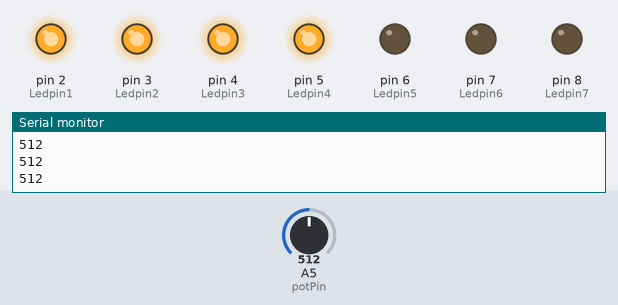
Recording of a sketch running on a simulated Arduino Uno, built with avr-gcc and run on an emulated ATmega328P. Parts: output pins drawn as LEDs (lit = HIGH), the last lines printed to the serial monitor. Inputs (shaded band) come from the test bench; at power-on: A5 (potPin) = 512.

Above: at 1.2 s.
1.3 s: A5 (potPin) set to 451
2.8 s: A5 (potPin) set to 427
At 3.8 s:
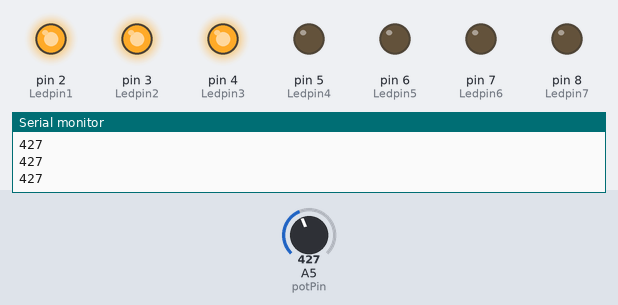
4.3 s: A5 (potPin) set to 596
At 4.9 s:
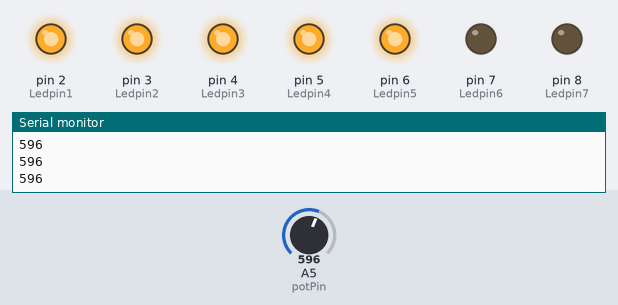
5.8 s: A5 (potPin) set to 708
7.3 s: A5 (potPin) set to 737
At 8.4 s:
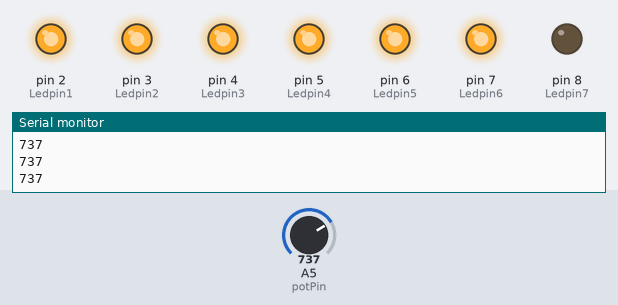
8.8 s: A5 (potPin) set to 716
At 9.6 s:
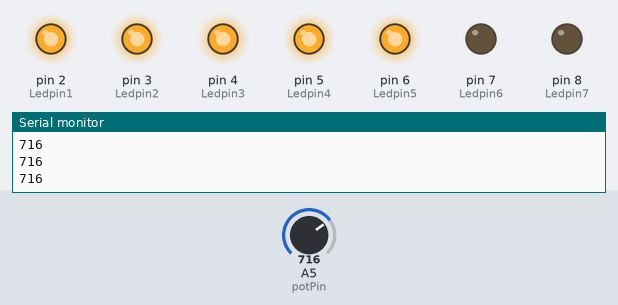
Timing chart, 0 to 11.3 s (numbered marks = the images above; inputs shaded):
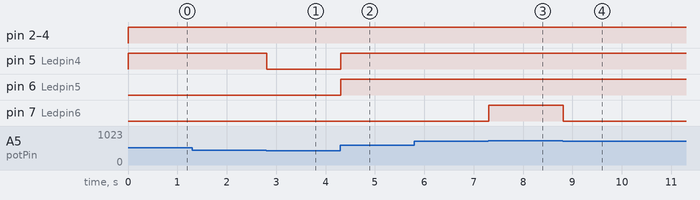

Measured:
- the behaviour switches between 439 and 438 on A5 (potPin) (found by bisection; images 0 and 1)
- the behaviour switches between 724 and 725 on A5 (potPin) (found by bisection; images 2 and 3)
- after the input at 2.8 s, pin 5 (Ledpin4): HIGH → LOW at once
- after the input at 4.3 s, pin 5 (Ledpin4), pin 6 (Ledpin5): LOW → HIGH at once
- after the input at 7.3 s, pin 7 (Ledpin6): LOW → HIGH at once
- after the input at 8.8 s, pin 7 (Ledpin6): HIGH → LOW at once

The sketch:

sketch_sep15a.ino
```cpp
//onderdelen aanspreken
int potPin = A5;
int Ledpin1 = 2;
int Ledpin2 = 3;
int Ledpin3 = 4;
int Ledpin4 = 5;
int Ledpin5 = 6;
int Ledpin6 = 7;
int Ledpin7 = 8;

void setup()
{
  //wat je van elk onderdeel wil meten
  pinMode(potPin, INPUT);
  pinMode(Ledpin1, OUTPUT);
  pinMode(Ledpin2, OUTPUT);
  pinMode(Ledpin3, OUTPUT);
  pinMode(Ledpin4, OUTPUT);
  pinMode(Ledpin5, OUTPUT);
  pinMode(Ledpin6, OUTPUT);
  pinMode(Ledpin7, OUTPUT);
  //seriele monitor aanzetten
  Serial.begin(9600);


}

void loop()
{
  //graden van de potmeter uitlezen
  int potMeasure = analogRead(A5);
  //graden in log zetten
  Serial.println(potMeasure);
    //lampjes aan of uitzetten als graden groter of kleiner zijn dan de getallen
    if (potMeasure < 30)
    {
      digitalWrite(Ledpin1, LOW);
      digitalWrite(Ledpin2, LOW);
      digitalWrite(Ledpin3, LOW);
      digitalWrite(Ledpin4, LOW);
      digitalWrite(Ledpin5, LOW);
      digitalWrite(Ledpin6, LOW);
      digitalWrite(Ledpin7, LOW);
    }
    else if (potMeasure < 146)
    {
      digitalWrite(Ledpin1, HIGH);
      digitalWrite(Ledpin2, LOW);
      digitalWrite(Ledpin3, LOW);
      digitalWrite(Ledpin4, LOW);
      digitalWrite(Ledpin5, LOW);
      digitalWrite(Ledpin6, LOW);
      digitalWrite(Ledpin7, LOW);
    }else if (potMeasure < 293)
    {
      digitalWrite(Ledpin1, HIGH);
      digitalWrite(Ledpin2, HIGH);
      digitalWrite(Ledpin3, LOW);
      digitalWrite(Ledpin4, LOW);
      digitalWrite(Ledpin5, LOW);
      digitalWrite(Ledpin6, LOW);
      digitalWrite(Ledpin7, LOW);
    }else if (potMeasure < 439)
    {
      digitalWrite(Ledpin1, HIGH);
      digitalWrite(Ledpin2, HIGH);
      digitalWrite(Ledpin3, HIGH);
      digitalWrite(Ledpin4, LOW);
      digitalWrite(Ledpin5, LOW);
      digitalWrite(Ledpin6, LOW);
      digitalWrite(Ledpin7, LOW);
    }else if (potMeasure < 586)
    {
      digitalWrite(Ledpin1, HIGH);
      digitalWrite(Ledpin2, HIGH);
      digitalWrite(Ledpin3, HIGH);
      digitalWrite(Ledpin4, HIGH);
      digitalWrite(Ledpin5, LOW);
      digitalWrite(Ledpin6, LOW);
      digitalWrite(Ledpin7, LOW);
    }else if (potMeasure < 725){
      digitalWrite(Ledpin1, HIGH);
      digitalWrite(Ledpin2, HIGH);
      digitalWrite(Ledpin3, HIGH);
      digitalWrite(Ledpin4, HIGH);
      digitalWrite(Ledpin5, HIGH);
      digitalWrite(Ledpin6, LOW);
      digitalWrite(Ledpin7, LOW);
    }
    else if (potMeasure < 879)
    {
      digitalWrite(Ledpin1, HIGH);
      digitalWrite(Ledpin2, HIGH);
      digitalWrite(Ledpin3, HIGH);
      digitalWrite(Ledpin4, HIGH);
      digitalWrite(Ledpin5, HIGH);
      digitalWrite(Ledpin6, HIGH);
      digitalWrite(Ledpin7, LOW);
     }else if (potMeasure < 1024)
     {
      digitalWrite(Ledpin1, HIGH);
      digitalWrite(Ledpin2, HIGH);
      digitalWrite(Ledpin3, HIGH);
      digitalWrite(Ledpin4, HIGH);
      digitalWrite(Ledpin5, HIGH);
      digitalWrite(Ledpin6, HIGH);
      digitalWrite(Ledpin7, HIGH);
      }

}
```
